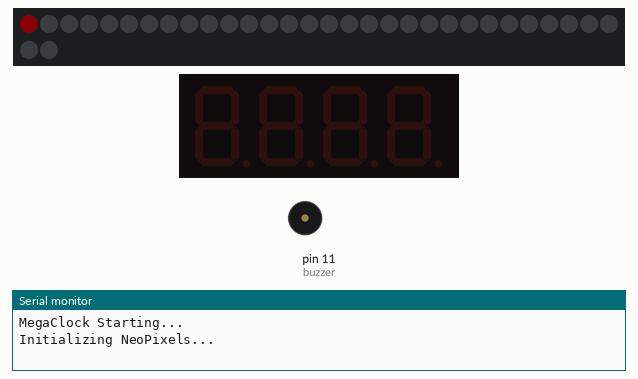
Simulated run of this program. Board: Arduino Mega 2560, built with avr-gcc and run on an emulated ATmega2560. Shown: 32 RGB LEDs in strip order, left to right, continuing on the next row, 4-digit seven-segment display, buzzer (waves = sounding, pin HIGH), the last lines printed to the serial monitor. Dim RGB values are drawn brighter than linear; the local clock reads 2024-03-15 10:24:30 at power-on unless the program sets it.

Above: at 0.1 s.
At 1.6 s:
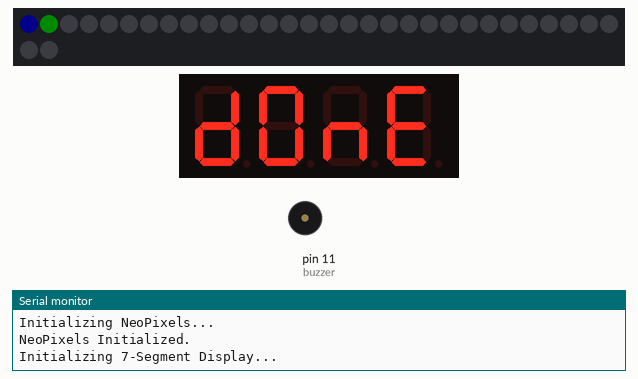
At 2.9 s:
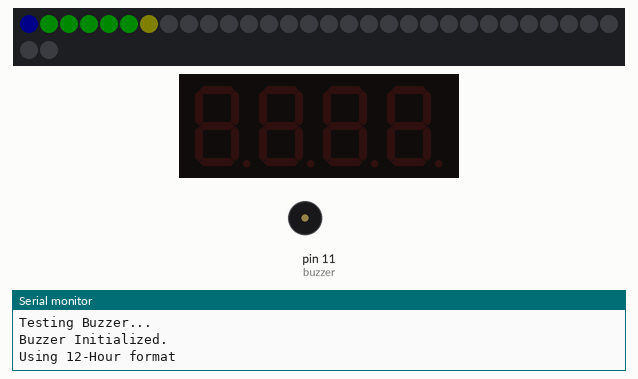
At 5.4 s:
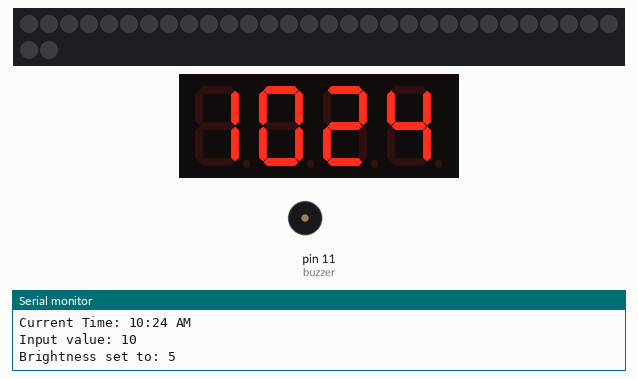
Timing chart, 0 to 6.9 s (numbered marks = the images above):
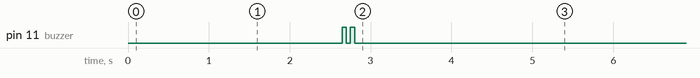

The program:

main.cpp
```cpp
#include <Arduino.h>
#include <TM1637Display.h>
#include <RTClib.h>
#include <Adafruit_NeoPixel.h>

#define AMPM true // true for 12-hour format, false for 24-hour format
#if AMPM
  bool isPM;
  bool ampm = true;
#else
  // no need for isPM bool cos its 24h
  bool ampm = false;
#endif

bool segDotsState; // colon for 7seg blinking
unsigned long previousMillisSegDots = 0;
unsigned long segDotsOnTime = 500;
unsigned long segDotsOffTime = 500;

bool alarmState = false;
unsigned long previousMillisAlarm = 0;
unsigned long alarmOnTime = 1000;
unsigned long alarmOffTime = 1000;

#define CLK_PIN 2
#define DIO_PIN 3

#define NEO_PIN 6
#define NEO_COUNT 32

#define buzzer 11

TM1637Display display(CLK_PIN, DIO_PIN);
RTC_DS1307 rtc;
Adafruit_NeoPixel strip(NEO_COUNT, NEO_PIN, NEO_GRB + NEO_KHZ800);

const uint8_t SEG_DONE[] = {
	SEG_B | SEG_C | SEG_D | SEG_E | SEG_G,           // d
	SEG_A | SEG_B | SEG_C | SEG_D | SEG_E | SEG_F,   // O
	SEG_C | SEG_E | SEG_G,                           // n
	SEG_A | SEG_D | SEG_E | SEG_F | SEG_G            // E
};

const uint8_t SEG_TRUE[] = {
  SEG_D | SEG_E | SEG_F | SEG_G,         // t
  SEG_E | SEG_G,                         // r
  SEG_C | SEG_D | SEG_E,                 // u
  SEG_A | SEG_D | SEG_E | SEG_F | SEG_G  // e
};

const uint8_t SEG_OUCH[] = {
  SEG_A | SEG_B | SEG_C | SEG_D | SEG_E | SEG_F,// O
  SEG_C | SEG_D | SEG_E,                        // u
  SEG_D | SEG_E | SEG_G,                        // c
  SEG_C | SEG_E | SEG_F | SEG_G                 // h
};

// Function declarations
void boot();
void pass(int i);
void fail(int i);
void warn(int i);
void AmPmNotify();
void sevSegTest();
void testBuzzer();
void colorWipe(uint32_t color, int wait);
void alarm(unsigned int durationMs);
void changeSegBrightness(uint8_t brightness);
void calculateBrightness(int input);
// End of function prototypes

void setup() {
    Serial.begin(9600);
    Serial.println("MegaClock Starting...");
    boot();
}

void loop() {
    // Main loop code here
    unsigned long currentMillis = millis();
    // ^ needed for multitasking

    /// @brief Retrieves the current date and time from the real-time clock (RTC).
    /// @return A DateTime object containing the current date and time.
    DateTime time = rtc.now();
    int hour = time.hour();
    int minute = time.minute();

    if (AMPM) {
        hour = hour % 12;
        if (hour == 0) hour = 12; // Handle midnight and noon
        isPM = time.isPM();
    }

    //Full Timestamp
    Serial.println(String("DateTime::TIMESTAMP_FULL:\t")+time.timestamp(DateTime::TIMESTAMP_FULL));
    Serial.println(String("Current Time: ")+String(hour)+":"+String(minute, DEC)+(isPM ? " PM" : " AM"));
    Serial.println();


    //Serial.print(String("time.hour: ") + String(time.hour(), DEC));
    //Serial.println();
    //uint32_t secondsTime = time.secondstime();
    //DateTime acceleratedTime = DateTime(secondsTime *60*60); // Add one hour
    calculateBrightness(time.hour()); // Example: adjust brightness based on hour

    // Blink colon
    if((segDotsState == HIGH) && (currentMillis - previousMillisSegDots >= segDotsOnTime)) {
        segDotsState = LOW;
        previousMillisSegDots = currentMillis;
        display.showNumberDecEx(hour, 0b01000000, true, 2, 0); // Display hours with leading zero
    } else if ((segDotsState == LOW) && (currentMillis - previousMillisSegDots >= segDotsOffTime)) {
        segDotsState = HIGH;
        previousMillisSegDots = currentMillis;
        display.showNumberDecEx(hour, 0b00000000, true, 2, 0); // Display hours without colon
    }
    display.showNumberDec(minute, true, 2, 2);

    if(hour == 7 && minute >= 15 && minute <= 20 && isPM == false) {
        alarm(10000); // Alarm for 10 seconds
        delay(10000); // Wait an additional 10 seconds to avoid multiple triggers
        // ADD MULTITASKING
        // ontime 10000
        // offtime 10000
        if((alarmState == HIGH) && (currentMillis - previousMillisAlarm >= alarmOnTime)) {
            alarmState = LOW;
            previousMillisAlarm = currentMillis;
        } else if ((alarmState == LOW) && (currentMillis - previousMillisAlarm >= alarmOffTime)) {
            alarmState = HIGH;
            previousMillisAlarm = currentMillis;
            alarm(10000); // Turn on buzzer
        }
    }

    if(isPM) {
        digitalWrite(13, HIGH); // Turn on PM indicator LED
    } else {
        digitalWrite(13, LOW); // Turn off PM indicator LED
    }

    delay(500);
}

void boot() {
    Serial.println("Initializing NeoPixels...");
    if (!strip.begin()) {
        Serial.println("Neopixels Initialization FAILED!!!");
        warn(0);
    }
    strip.show();
    strip.setBrightness(10);
    strip.show();
    fail(0);
    delay(500);
    warn(0);
    delay(500);
    pass(0);
    delay(500);
    strip.clear();
    strip.setPixelColor(0, strip.Color(0, 0, 255));
    strip.show();
    Serial.println("NeoPixels Initialized.");
    pass(1);

    Serial.println("Initializing 7-Segment Display...");
    display.setBrightness(0x07); // Set maximum blindness
    display.setSegments(SEG_DONE);
    delay(500);
    display.setBrightness(0x01);
    display.setSegments(SEG_TRUE);
    delay(500);
    display.setBrightness(0x07);
    display.clear();
    Serial.println("7-Segment Display Initialized");
    pass(2);

    Serial.println("Initializing RTC...");

    if (rtc.begin()) {
        Serial.println("RTC Ok");
        pass(3);
    } else {
        Serial.println("RTC not found.");
        fail(3);
        while(1);
    }

    if (rtc.isrunning()) {
        Serial.println("RTC is running.");
        pass(4);
    } else{
        Serial.println("RTC is NOT running, setting the time!");
        rtc.adjust(DateTime(F(__DATE__), F(__TIME__)));
        warn(4);
    }

    Serial.println("RTC Initialized.");
    //rtc.adjust(DateTime(2025, 11, 23, 10, 11, 30));

    Serial.println("Initializing Buzzer...");
    pinMode(buzzer, OUTPUT);
    digitalWrite(buzzer, LOW); // Ensure buzzer is off
    Serial.println("Testing Buzzer...");
    testBuzzer();
    // ^ already has pass/fail inside
    Serial.println("Buzzer Initialized.");

    AmPmNotify(); // Warn about time format
    warn(6);

    delay(1000);
    colorWipe(strip.Color(0, 0, 255), 20);
    colorWipe(strip.Color(0, 0, 0), 20);
    strip.setBrightness(50);
    strip.show();
}

void pass(int i) {
    strip.setPixelColor(i, strip.Color(0, 255, 0));
    strip.show();
}

void fail(int i) {
    strip.setPixelColor(i, strip.Color(255, 0, 0));
    strip.show();
}

void warn(int i) {
    strip.setPixelColor(i, strip.Color(128, 128, 0));
    strip.show();
}

void AmPmNotify() {
    if(ampm == true) {
        Serial.println("Using 12-Hour format");
    } else {
        Serial.println("Using 24-Hour format");
    }
}

void sevSegTest() {
    display.setSegments(SEG_DONE);
    delay(1000);
    display.setSegments(SEG_TRUE);
    delay(1000);
    display.setSegments(SEG_OUCH);
    delay(1000);
    display.clear();
    delay(1000);


    display.showNumberDec(1234, false, 4, 0);
    delay(1000);
    display.showNumberDec(56, true, 4, 0);
    delay(1000);
    display.showNumberDec(56, false, 4, 0);
    delay(1000);

    display.showNumberHexEx(0x1A3F, false, 4, 0); // Display hex with dots on 2nd and 4th digits
    delay(1000);
    display.showNumberHexEx(0xd1, 0, true);
    delay(1000);
    display.clear();
    display.showNumberHexEx(0xd1, 0, true, 2);
    delay(1000);
    display.clear();
}

void testBuzzer() {
    for (int i = 0; i < 2; i++) {
        digitalWrite(buzzer, HIGH);
        delay(50);
        digitalWrite(buzzer, LOW);
        delay(50);
    }
    pass(5);
}

void colorWipe(uint32_t color, int wait) {
  for(unsigned int i=0; i<strip.numPixels(); i++) { // For each pixel in strip...
    strip.setPixelColor(i, color);         //  Set pixel's color (in RAM)
    strip.show();                          //  Update strip to match
    delay(wait);                           //  Pause for a moment
  }
}

void alarm(unsigned int durationMs) {
    unsigned long start = millis();
    while (millis() - start < durationMs) {
        digitalWrite(buzzer, HIGH);
        colorWipe(strip.Color(255, 0, 0), 20); // Red wipe
        digitalWrite(buzzer, LOW);
        colorWipe(strip.Color(0, 0, 0), 20);   // Off wipe
    }
}

void changeSegBrightness(uint8_t brightness) {
    if (brightness > 0x07) brightness = 0x07; // Max brightness is 0x07
    display.setBrightness(brightness);
}

void calculateBrightness(int input) {
    // Example: Map input range 0-23 to brightness range 0x00-0x07
    const int noonHour = 12;
    int brightness;
    if (input <= noonHour) {
        brightness = map(input, 0, noonHour, 0x00, 0x07);
    } else {
        brightness = map(input, noonHour, 23, 0x07, 0x00);
    }
    changeSegBrightness(brightness);
    Serial.println(String("Input value: ") + String(input, DEC));
    Serial.println(String("Brightness set to: ") + String(brightness, DEC));
}
/*
int calculateBrightnessAlt(int inputValue) {
if (inputValue < 0) inputValue = 0;
if (inputValue > 24) inputValue = 24;

// Linear mapping formula: output = ((input - inputMin) * (outputMax - outputMin))
/ (inputMax - inputMin) + outputMin
int brightness = (inputValue * 14) / 24 + 1;

return brightness;
}
*/
/*
void calculateBrightness(int hour, int minute) {
  double t = (hour % 24) + minute / 60.0; // 0..24
  const double PI = 3.141592653589793;
  double v = 0.5 * (cos((t - 12.0) / 24.0 * 2.0 * PI) + 1.0); // 0..1
  // Gamma correction for perceived brightness (optional)
  const double gamma = 2.2;
  v = pow(v, 1.0 / gamma);
  // 7-seg
  int segB = (int)round(v * 0x07);
  if (segB < 0) segB = 0; if (segB > 0x07) segB = 0x07;
  changeSegBrightness((uint8_t)segB);
  // NeoPixel (optional)
  uint8_t neoB = (uint8_t)round(v * 255.0);
  strip.setBrightness(neoB);
  strip.show();
}
*/
```

Measured:
- what the display in image 1 shows lasts 0.6 s, from 1.5 s to 2.1 s
